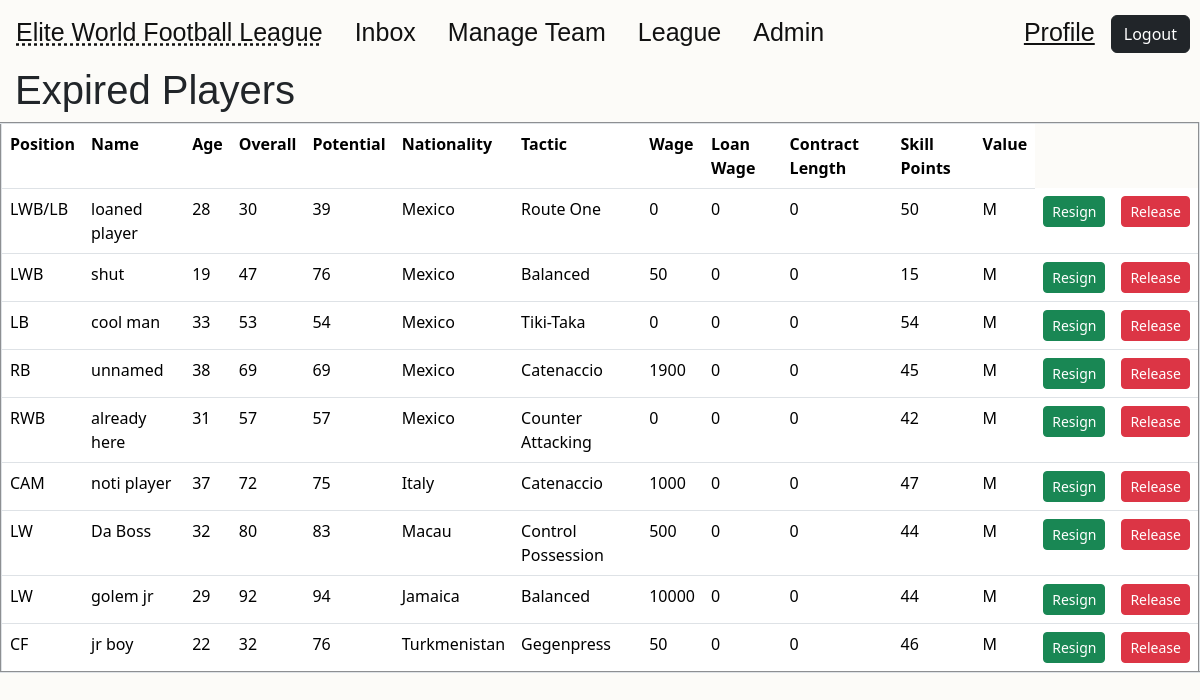
Screenshot of /expired-players/ (signed in) with the database file from the repository.
### management/models.py (models this page shows, shortened)
class Player(models.Model):
    id = models.IntegerField(primary_key=True)
    team = models.ForeignKey(Team, on_delete=models.CASCADE, related_name='players')
    feeder_team = models.ForeignKey(Feeder_Team, on_delete=models.CASCADE, related_name='feeder_players', blank=True, null=True)
    position = models.CharField(max_length=64)
    name = models.CharField(max_length=64, default='Player')
    age = models.IntegerField()
    sex = models.CharField(max_length=64, default='Male')
    overall = models.IntegerField()
    potential = models.IntegerField()
    nationality = models.CharField(max_length=64)
    tactic = models.CharField(max_length=64)
    wage = models.IntegerField()
    contract_length = models.IntegerField()
    skill_points = models.IntegerField(default=0)
    traits = models.CharField(max_length=1024, default='')
    goals = models.IntegerField(default=0)
    assists = models.IntegerField(default=0)
    motm = models.IntegerField(default=0)
    loaned = models.CharField(max_length=5, default="N/A")
    loaned_to = models.CharField(max_length=64, default="N/A")
    loaned_wage = models.IntegerField(default=0)
    training = models.BooleanField(default=False)
    training_position = models.CharField(max_length=64, default="N/A")
    training_tactic = models.CharField(max_length=64, default="N/A")
    training_position_time = models.IntegerField(default=0)
    training_position_chance = models.IntegerField(default=0)
    training_tactic_time = models.IntegerField(default=0)
    training_tactic_chance = models.IntegerField(default=0)
    out_of_league_loan = models.BooleanField(default=False)
    free_agent = models.BooleanField(default=False)
    lineup_position = models.CharField(max_length=64, default="N/A")
    lineup_rating = models.IntegerField(default=0)
    duty = models.CharField(max_length=64, default='Support')
    dribbling = models.CharField(max_length=64, default='Balanced')
    shooting = models.CharField(max_length=64, default='Balanced')
    risk_taking = models.CharField(max_length=64, default='Balanced')
    tackling = models.CharField(max_length=64, default='Balanced')
    freedom = models.CharField(max_length=64, default='Balanced')

### management/views.py (the view)
# urls.py: path('expired-players/', views.expired_players, name='expired-players'),
@login_required
def expired_players(request):
    team = Team.objects.get(owner=request.user)
    players = Player.objects.filter(team=team)
    positions = ['GK', 'LWB', 'LB', 'CB', 'RB', 'RWB',
                 'CDM', 'LM', 'CM', 'RM', 'CAM',
                 'LW', 'CF', 'ST', 'RW']
    sorted_players = []
    for i in positions:
        for x in players:
            position = x.position.split('/')[0]
            if position == i and x.contract_length == 0 and not x.free_agent:
                sorted_players.append(x)
    context =  {
        'players': sorted_players
    }
    return render(request, 'management/expired-players.html', context)

### management/context_processors.py (called while the page is built)
def user_team(request):
    if request.user.is_authenticated:
        team = Team.objects.get(owner=request.user)
        return {'user_team': team}
    return {'user_team': None}

### management/templates/management/expired-players.html (shortened to what this page needs)
{% extends "management/base.html" %}
{% block content %}
    <h1>Expired Players</h1>
        <table class="table" style="width: 100%; background-color: #fcfbf8;" border="2">
            <tr>
                <th>Position</th>
                <th>Name</th>
                <th>Age</th>
                <th>Overall</th>
                <th>Potential</th>
                <th>Nationality</th>
                <th>Tactic</th>
                <th>Wage</th>
                <th>Loan Wage</th>
                <th>Contract Length</th>
                <th>Skill Points</th>
                <th>Value</th>
            </tr>
        {% for player in players %}
            <tr>
                <td>{{player.position}}</td>
                <td>{{player.name}}</td>
                <td>{{player.age}}</td>
                <td>{{player.overall}}</td>
                <td>{{player.potential}}</td>
                <td>{{player.nationality}}</td>
                <td>{{player.tactic}}</td>
                <td>{{player.wage}}</td>
                <td>{{player.loaned_wage}}</td>
                <td>{{player.contract_length}}</td>
                <td>{{player.skill_points}}</td>
                <td>{{player.value}}M</td>
                <td>
                    <form action="{% url 'offer-contract' %}" method="POST">
                        <button class="btn btn-sm btn-success" type="submit">Resign</button>
                    </form>
                </td>
                <td>
                    <form action="{% url 'release-player' %}" method="POST">
                        <button class="btn btn-sm btn-danger" type="submit">Release</button>
                    </form>
                </td>
            </tr>
        {% endfor %}
        </table>
{% endblock content %}

### management/static/management/main.css (style rules this page uses)
body { margin: 0; background-color: #fcfbf8; }
h1 { font-family: "Trebuchet MS", Helvetica, sans-serif; font-weight: 100; margin-left: 15px; }

### rows the page displays
Player: position "LWB/LB", name "loaned player", age "28", overall "30", potential "39", nationality "Mexico", tactic "Route One", wage "0", loaned_wage "0", contract_length "0", skill_points "50"
Player: position "LWB", name "shut", age "19", overall "47", potential "76", nationality "Mexico", tactic "Balanced", wage "50", loaned_wage "0", contract_length "0", skill_points "15"
Player: position "LB", name "cool man", age "33", overall "53", potential "54", nationality "Mexico", tactic "Tiki-Taka", wage "0", loaned_wage "0", contract_length "0", skill_points "54"
Player: position "RB", name "unnamed", age "38", overall "69", potential "69", nationality "Mexico", tactic "Catenaccio", wage "1900", loaned_wage "0", contract_length "0", skill_points "45"
Player: position "RWB", name "already here", age "31", overall "57", potential "57", nationality "Mexico", tactic "Counter Attacking", wage "0", loaned_wage "0", contract_length "0", skill_points "42"
Player: position "CAM", name "noti player", age "37", overall "72", potential "75", nationality "Italy", tactic "Catenaccio", wage "1000", loaned_wage "0", contract_length "0", skill_points "47"
Player: position "LW", name "Da Boss", age "32", overall "80", potential "83", nationality "Macau", tactic "Control Possession", wage "500", loaned_wage "0", contract_length "0", skill_points "44"
Player: position "LW", name "golem jr", age "29", overall "92", potential "94", nationality "Jamaica", tactic "Balanced", wage "10000", loaned_wage "0", contract_length "0", skill_points "44"
Player: position "CF", name "jr boy", age "22", overall "32", potential "76", nationality "Turkmenistan", tactic "Gegenpress", wage "50", loaned_wage "0", contract_length "0", skill_points "46"
